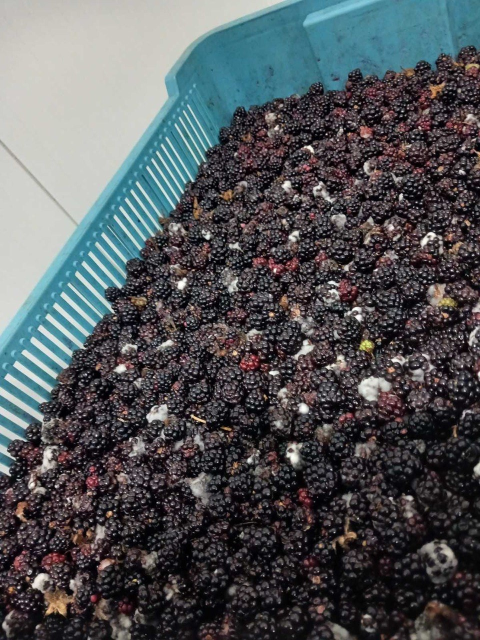
#> input picture data/samples/photo_2026-11-12_18-39-37.jpg, 960 x 1280 px (shown at 1/2 size); its folder holds only this picture in this run
$ python -i synth.py   (imports and definitions only)
#> lines starting #> are read from the running program, lines starting #| are printed output that depends on the picture; after the words box and inside, x2 and y2 are one past the last pixel; in counts of white or black regions, pixels touching at a corner belong together
#> further down, picture is the input picture: shape (1280, 960, 3); mean B, G, R 88.7, 85.6, 82.4
"""Синтетичні «лотки з ягодами» з точною піксельною розміткою.

Навіщо. Відкритих наборів «лоток свіжої ягоди з пліснявою» з розміткою немає. Тому сцени складаються з
реальних фото окремих ягід (Fruits-360, Fruits Dataset for Classification), а пліснява, бліки, домішки,
папірці, стіни й лотки домальовуються процедурно. Це наближення: реальні лотки виглядають інакше,
і метрики на таких сценах оптимістичні (див. EVALUATION.md).
"""
from __future__ import annotations

import random
from pathlib import Path

import cv2
import numpy as np

from taxonomy import BACKGROUND, DAMAGED, DEBRIS, GOOD, MAPPING, MOLD, SPECIES, UNRIPE

IMAGE_EXT = (".jpg", ".jpeg", ".png")


# ---------------------------------------------------------------------------------------------
# Ягоди-«спрайти»: фото однієї ягоди на білому тлі → колір + маска
# ---------------------------------------------------------------------------------------------
def cut_from_white(bgr: np.ndarray) -> np.ndarray | None:
    """Маска об'єкта на білому тлі (0..1) або None, якщо вирізати не вдалося.

    Фон — світлі ненасичені пікселі (біле тло й сіра тінь), зв'язані з краєм кадру. Звичайна заливка від країв
    «просочується» через плавну тінь і відблиск усередину ягоди, тому вона тут не годиться.
    """
    h, w = bgr.shape[:2]
#> h = 1280; w = 960
    hsv = cv2.cvtColor(cv2.GaussianBlur(bgr, (3, 3), 0), cv2.COLOR_BGR2HSV)
#> hsv: shape (1280, 960, 3); mean H, S, V 104, 61.1, 94.5
    cand = ((hsv[..., 1] < 45) & (hsv[..., 2] > 110)).astype(np.uint8)
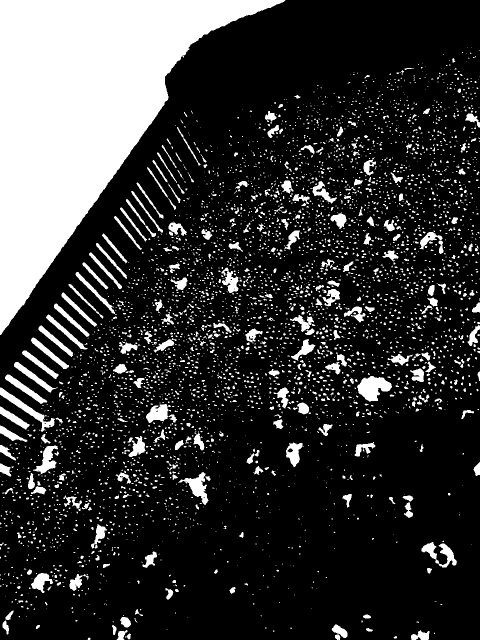
#> cand: shape (1280, 960) (shown at 1/2 size); values 0 (black) and 1 (white), 21.1% white; 4592 white regions (4005 under 20 px), largest, box (x1, y1, x2, y2) and area: (0, 0, 571, 670) 159479, (714, 752, 784, 803) 2198, (0, 775, 110, 864) 1698
    _, lab = cv2.connectedComponents(cand, connectivity=4)
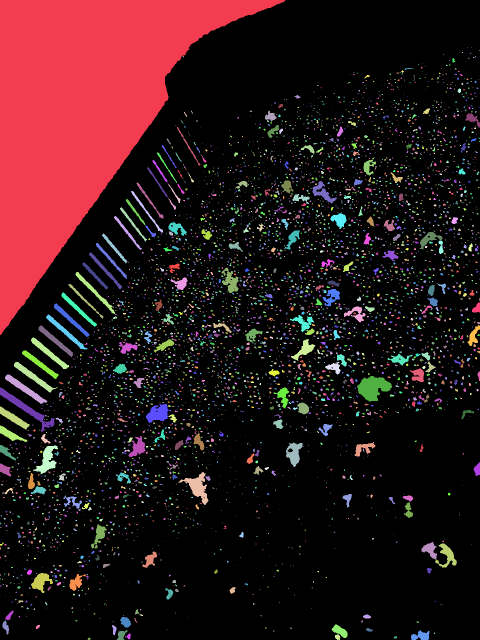
#> lab: shape (1280, 960) int32 (shown at 1/2 size); 4733 distinct labels, from 0 to 4732; one colour per label, 0 black
    border = set(np.unique(np.concatenate([lab[0], lab[-1], lab[:, 0], lab[:, -1]]))) - {0}
#> border = 36 items
    fg = (~np.isin(lab, list(border))).astype(np.uint8)
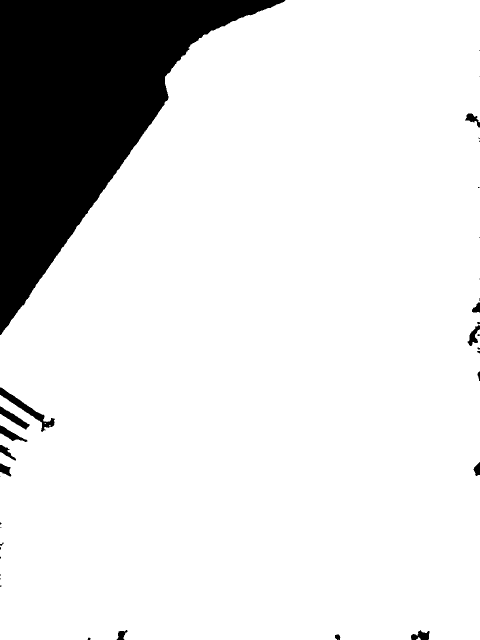
#> fg: shape (1280, 960) (shown at 1/2 size); values 0 (black) and 1 (white), 86.5% white; 36 black regions (18 under 20 px), largest, box (x1, y1, x2, y2) and area: (0, 0, 571, 670) 159472, (0, 775, 110, 864) 1696, (0, 813, 59, 859) 847
    fg = cv2.morphologyEx(fg, cv2.MORPH_OPEN, np.ones((3, 3), np.uint8))
#> fg: shape (1280, 960); values 0 (black) and 1 (white), 86.5% white; 35 black regions (18 under 20 px), largest, box (x1, y1, x2, y2) and area: (0, 0, 571, 670) 159476, (0, 775, 110, 864) 1719, (0, 813, 59, 859) 847
    n, lab, stats, _ = cv2.connectedComponentsWithStats(fg, 8)
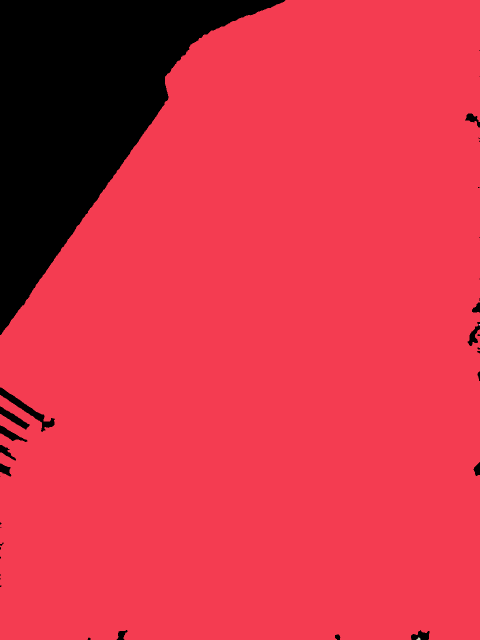
#> lab: shape (1280, 960) int32 (shown at 1/2 size); 4 distinct labels, from 0 to 3; one colour per label, 0 black
#> n = 4; stats = [[0, 0, 960, 1280, 165739], [0, 0, 960, 1280, 1063026], [958, 648, 2, 3, 6], [833, 1275, 8, 5, 29]]
    if n < 2:
        return None
    k = 1 + int(np.argmax(stats[1:, cv2.CC_STAT_AREA]))
#> k = 1
    fg = (lab == k).astype(np.uint8)
    # дірки всередині (блики на ягоді) — теж ягода
    inv = (1 - fg).astype(np.uint8)
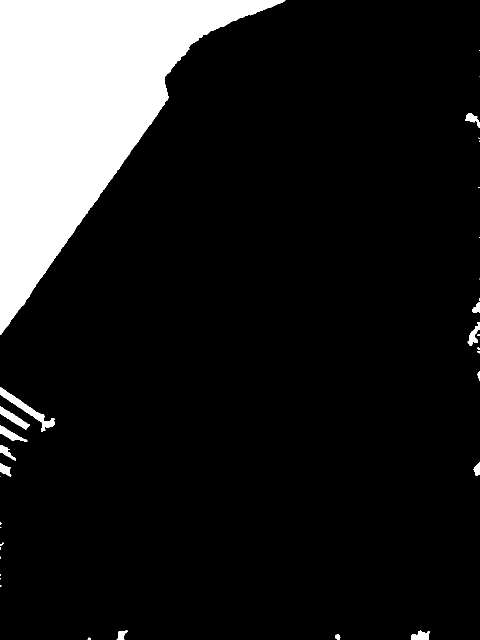
#> inv: shape (1280, 960) (shown at 1/2 size); values 0 (black) and 1 (white), 13.5% white; 35 white regions (18 under 20 px), largest, box (x1, y1, x2, y2) and area: (0, 0, 571, 670) 159476, (0, 775, 110, 864) 1719, (0, 813, 59, 859) 847
    _, lab2 = cv2.connectedComponents(inv, connectivity=4)
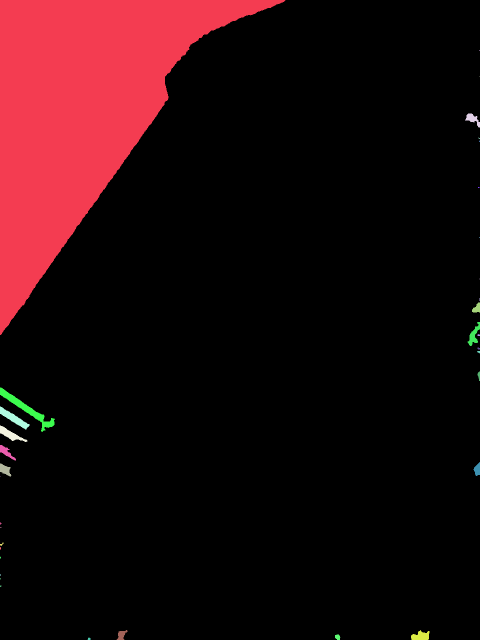
#> lab2: shape (1280, 960) int32 (shown at 1/2 size); 36 distinct labels, from 0 to 35; one colour per label, 0 black
    edge = set(np.unique(np.concatenate([lab2[0], lab2[-1], lab2[:, 0], lab2[:, -1]])))
#> edge = 36 items
    fg[(~np.isin(lab2, list(edge))) & (inv > 0)] = 1
    area = float(fg.sum()) / (h * w)
#> area = 0.865
    if area < 0.08 or area > 0.97:
        return None
    fg = cv2.erode(fg, np.ones((3, 3), np.uint8))
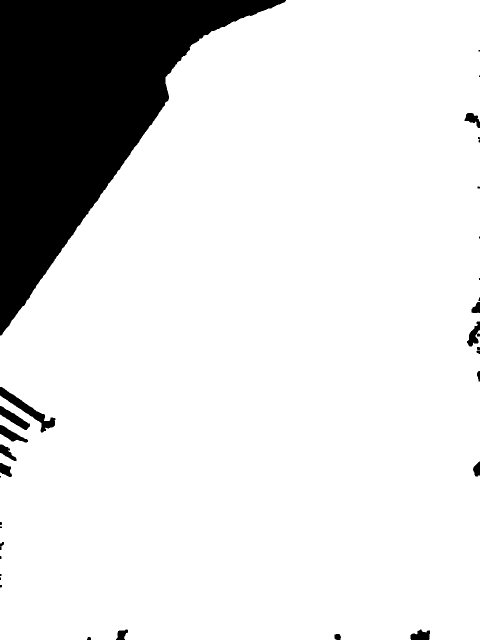
#> fg: shape (1280, 960) (shown at 1/2 size); values 0 (black) and 1 (white), 86.3% white; 33 black regions (14 under 20 px), largest, box (x1, y1, x2, y2) and area: (0, 0, 572, 671) 160736, (0, 774, 111, 865) 2136, (0, 812, 60, 860) 1044
    return cv2.GaussianBlur(fg.astype(np.float32), (0, 0), 0.8)


# [15 lines left out: functions crop_to_mask, split_of, not called in this run]


class SpriteBank:
    """Вирізані ягоди, згруповані за (вид, клас), для одного з розбиттів."""

    # [29 lines left out: function __init__, not called in this run]

    def summary(self) -> dict:
        return {f"{k[0]}/{k[1]}": len(v) for k, v in self.items.items()}

    # [60 lines left out: functions get, tint_blackberry, fix_purple, recolor_unripe, not called in this run]


# ---------------------------------------------------------------------------------------------
# Складання сцени
# ---------------------------------------------------------------------------------------------
PLASTIC = [(170, 120, 40), (150, 140, 30), (60, 140, 60), (40, 40, 180), (40, 40, 40), (200, 200, 200), (235, 235, 235), (90, 160, 200)]
DARK_BASE = {"blackberry": (22, 12, 18), "blueberry": (40, 22, 18), "raspberry": (20, 12, 70), "strawberry": (18, 14, 80)}
BRIGHT = {"blackberry": (0.35, 0.95), "blueberry": (0.55, 1.1), "raspberry": (0.7, 1.15), "strawberry": (0.7, 1.15)}


# [248 lines left out: functions smooth_noise, background, tray_polygon, paste, transform_sprite, add_mold and 5 more, not called in this run]

>>> import cv2
>>> picture = cv2.imread('../data/samples/photo_2026-11-12_18-39-37.jpg')
>>> result = cut_from_white(picture)
